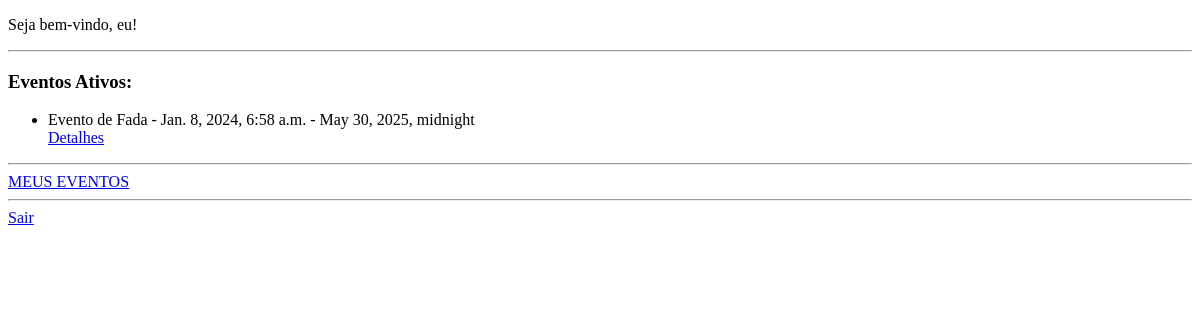
/bazar/logar/ (signed in), run on an earlier commit of the app's database.
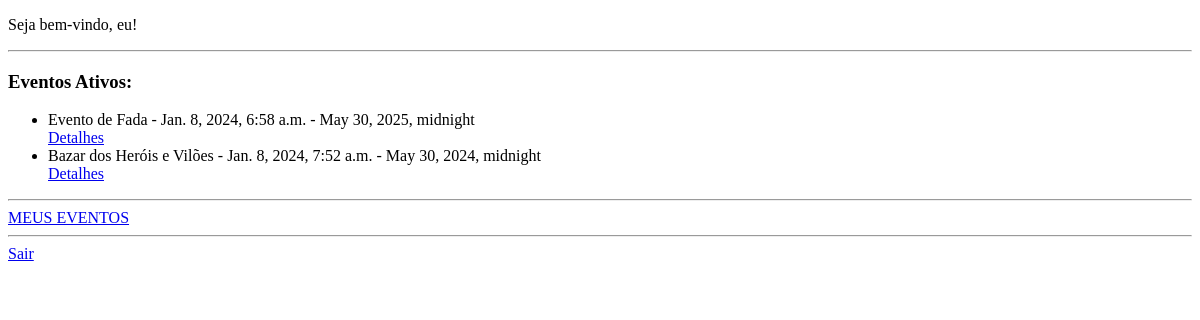
And on a later commit of the database.
### bazar/models.py (models this page shows, shortened)
class Evento(models.Model):
    nome = models.CharField(max_length=255)
    inicio = models.DateTimeField(auto_now_add=True)
    fim = models.DateTimeField(blank=True, null=True)
    adm = models.ForeignKey(Usuario, on_delete=models.CASCADE)

### bazar/views.py (the view, shortened to what this page needs)
# urls.py: path('logar/', views.LoginView.as_view(), name='logar'),
class LoginView(View):
    template_name_login = 'login.html'
    template_name_logado = 'logado.html'
    def get(self, request):
        if request.user.is_authenticated:
            eventos_ativos = get_eventos_ativos(request.user)
            return render(request, self.template_name_logado, {'nome': request.user.usuario.nome, 'eventos_ativos': eventos_ativos})
        else:
            form = LoginForm()
            return render(request, self.template_name_login, {'form': form})

### bazar/views.py (called while the page is built)
def get_eventos_ativos(usuario):
    if isinstance(usuario, AnonymousUser):
        return None
    return Evento.objects.filter(fim__gte=date.today())

### bazar/templates/logado.html (shortened to what this page needs)
<!DOCTYPE html>
<html lang="en">
<head>
</head>
<body>
    <p>Seja bem-vindo, {{ nome }}!</p>
    <hr>
    <h3>Eventos Ativos:</h3>
    {% if eventos_ativos %}
        <ul>
            {% for evento in eventos_ativos %}
                <li>{{ evento.nome }} - {{ evento.inicio }} - {{ evento.fim }}</li>
                <a href="{% url 'bazar:evento_detail_view' eventoid=evento.id %}">Detalhes</a>
            {% endfor %}
        </ul>
    {% else %}
        <p>Não há eventos ativos no momento.</p>
    {% endif %}
    <hr>
    <a href="{% url 'bazar:evento_list' %}">MEUS EVENTOS</a>
    <hr>
    <a href="{% url 'bazar:logout' %}">Sair</a>
</body>
</html>

What changed in the data, as far as the page shows it:
added Evento: nome "Bazar dos Heróis e Vilões", inicio "Jan. 8, 2024, 7:52 a.m.", fim "May 30, 2024, midnight"
